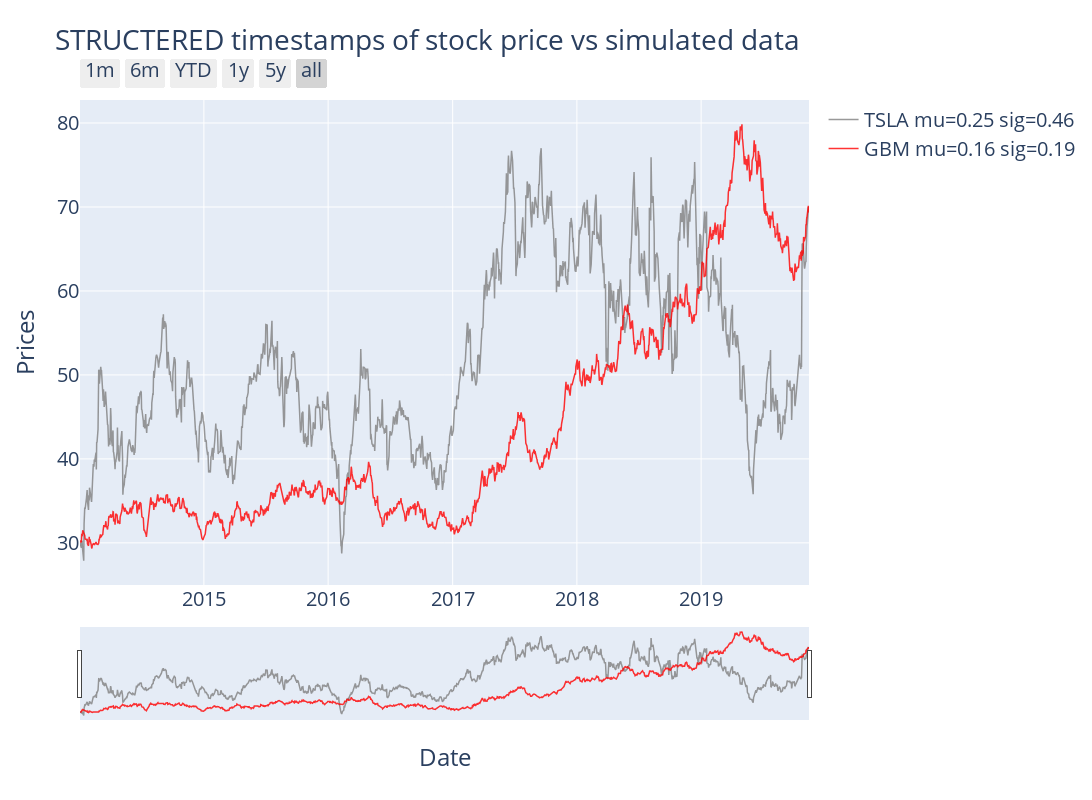

The cell this chart's notebook holds for it:
### Markdown cell above
# Structered stock data generation :

### Code cell
# Download of stock data and generation of stock data

data_type = 'Adj Close'
stock = 'TSLA'
T = 1.

start_date = '2014-01-02'
end_date = '2019-11-14'
random_seed_nr = 5


df = pdr.get_data_yahoo([stock], start=start_date, end=end_date)[data_type]
initial_value = df[stock][0]
N = len(df)

returns = daily_return(df[stock])
mu = np.mean(returns)*252.           # drift coefficient
sig = np.std(returns)*np.sqrt(252.)  # diffusion coefficient

# Generation of simulated stock data
W = Brownian(N, random_seed = True, random_seed_nr = random_seed_nr)[0]
soln = GBM(initial_value, mu, sig, W, T, N)[0]    # Exact solution

soln = soln[:-1]
df['GBM'] = soln

returns = daily_return(df['GBM'])
mu_GBM = np.mean(returns)*252.           # drift coefficient
sig_GBM = np.std(returns)*np.sqrt(252.)  # diffusion coefficient

stck_nm = stock + ' mu=' + str(round(mu,2)) + ' sig=' +  str(round(sig,2))
GBM_nm = 'GBM' + ' mu=' + str(round(mu_GBM,2)) + ' sig=' +  str(round(sig_GBM,2))

df_labels = { stock:
      { "column_name": stock,
        "color": "gray",
        "name": stck_nm,
        "text": stock
      },'GBM': 
      { "column_name": "GBM",
        "color": "red",
        "name": GBM_nm,
        "text": "Brownian Motion"
      }}

plotly_titles = { 'titles':
      { 'chart_title': 'STRUCTERED timestamps of stock price vs simulated data',
        'y_axis_title': 'Prices',
        'x_axis_title': 'Date',
      }}

econ = plotly_time_series(df_labels,plotly_titles,df, font = .5)

### Figure 1 — Plotly figure (JSON) as saved in the notebook; plotly's stock layout.template omitted (floating-point values rounded to 4 significant figures; data arrays with more than 128 entries replaced by an {"elided": "..."} marker saying what was removed)
{"data": [{"line": {"color": "gray", "width": 1.5}, "name": "TSLA mu=0.25 sig=0.46", "opacity": 0.8, "text": "TSLA", "type": "scatter", "x": {"elided": "1479 str values"}, "y": {"elided": "1479 float values"}}, {"line": {"color": "red", "width": 1.5}, "name": "GBM mu=0.16 sig=0.19", "opacity": 0.8, "text": "Brownian Motion", "type": "scatter", "x": {"elided": "1479 str values"}, "y": {"elided": "1479 float values"}}], "layout": {"font": {"size": 20}, "height": 800, "title": {"text": "STRUCTERED timestamps of stock price vs simulated data"}, "width": 1400, "xaxis": {"autorange": true, "range": ["2014-01-02", "2019-11-14"], "rangeselector": {"buttons": [{"count": 1, "label": "1m", "step": "month", "stepmode": "backward"}, {"count": 6, "label": "6m", "step": "month", "stepmode": "backward"}, {"count": 1, "label": "YTD", "step": "year", "stepmode": "todate"}, {"count": 1, "label": "1y", "step": "year", "stepmode": "backward"}, {"count": 6, "label": "5y", "step": "year", "stepmode": "backward"}, {"step": "all"}]}, "rangeslider": {"autorange": true, "range": ["2014-01-02", "2019-11-14"], "visible": true, "yaxis": {"_template": null, "rangemode": "match"}}, "showspikes": true, "title": {"text": "Date"}, "type": "date"}, "yaxis": {"autorange": true, "fixedrange": false, "range": [24.98, 82.74], "showspikes": true, "title": {"text": "Prices"}, "type": "linear"}}}
